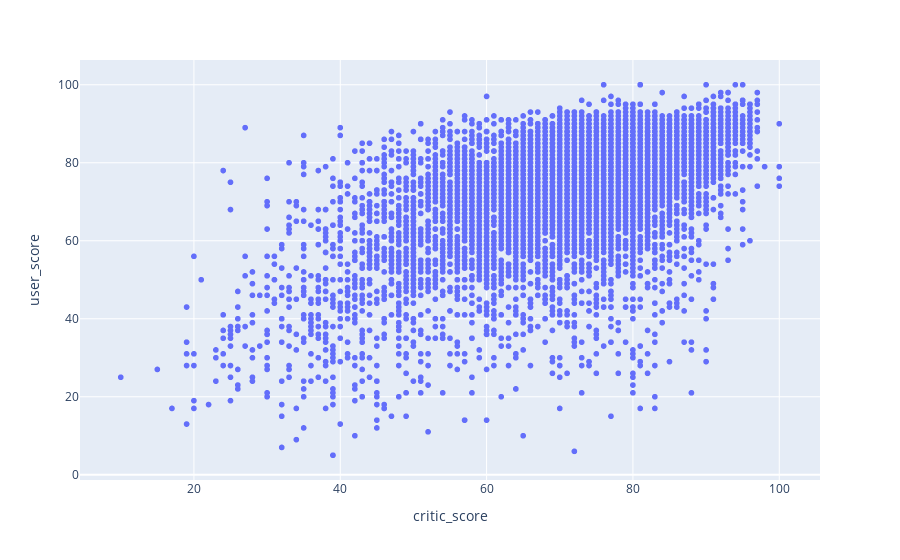

The notebook cell saved with this chart:
### Code cell
fig = px.scatter(vg_df, x='critic_score', y='user_score', hover_data=['title'])
fig.show()

### Figure 1 — Plotly figure (JSON) as saved in the notebook; plotly's stock layout.template omitted (floating-point values rounded to 4 significant figures; data arrays with more than 128 entries replaced by an {"elided": "..."} marker saying what was removed)
{"data": [{"customdata": {"elided": "8970x1 str values"}, "hovertemplate": "critic_score=%{x}<br>user_score=%{y}<br>title=%{customdata[0]}<extra></extra>", "legendgroup": "", "marker": {"color": "#636efa", "symbol": "circle"}, "mode": "markers", "name": "", "showlegend": false, "type": "scattergl", "x": {"elided": "8970 int values"}, "xaxis": "x", "y": {"elided": "8970 int values"}, "yaxis": "y"}], "layout": {"autosize": true, "legend": {"tracegroupgap": 0}, "margin": {"t": 60}, "xaxis": {"anchor": "y", "autorange": true, "domain": [0, 1], "range": [4.382, 105.6], "title": {"text": "critic_score"}, "type": "linear"}, "yaxis": {"anchor": "x", "autorange": true, "domain": [0, 1], "range": [-2.356, 107.4], "title": {"text": "user_score"}, "type": "linear"}}}
